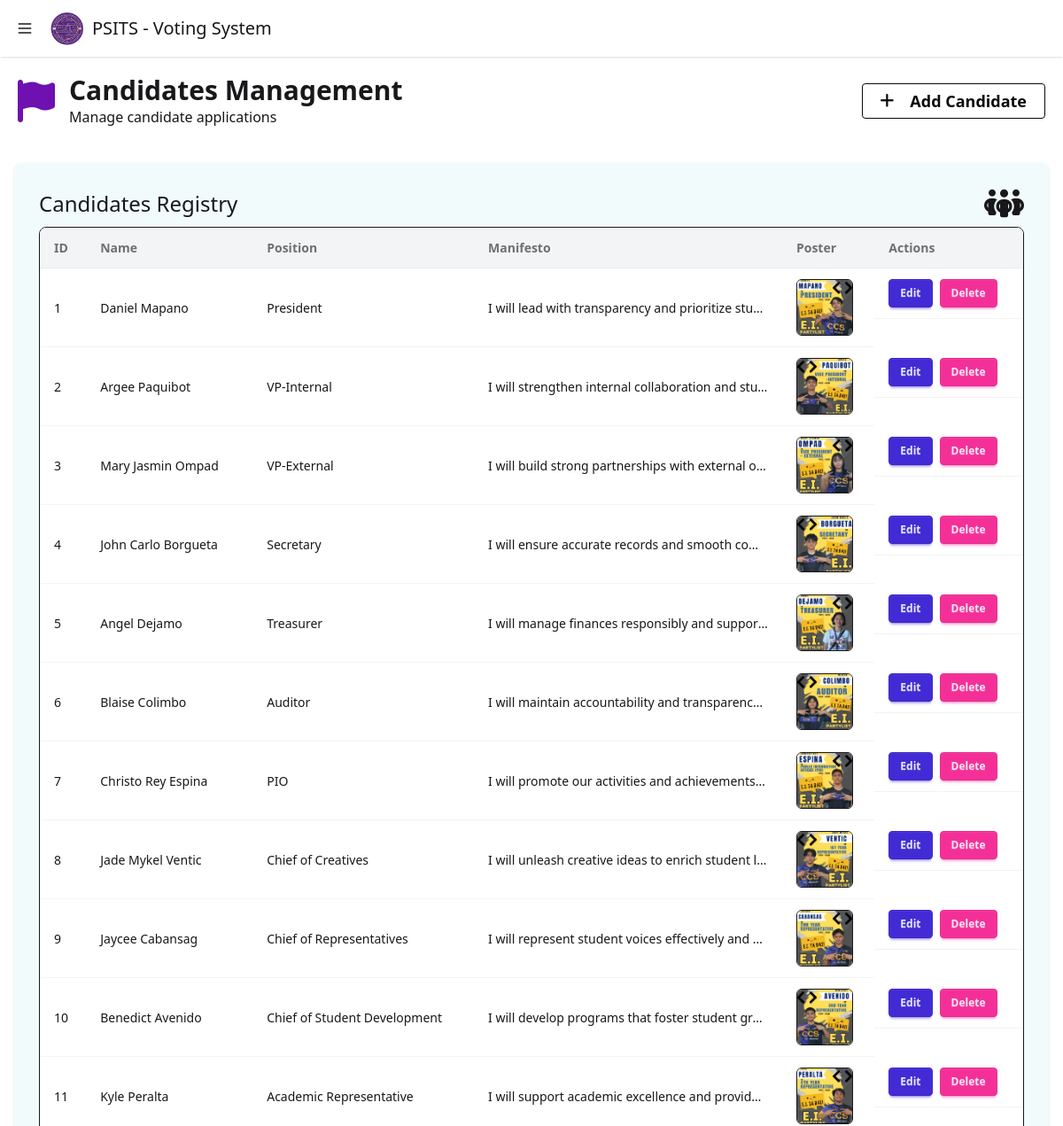
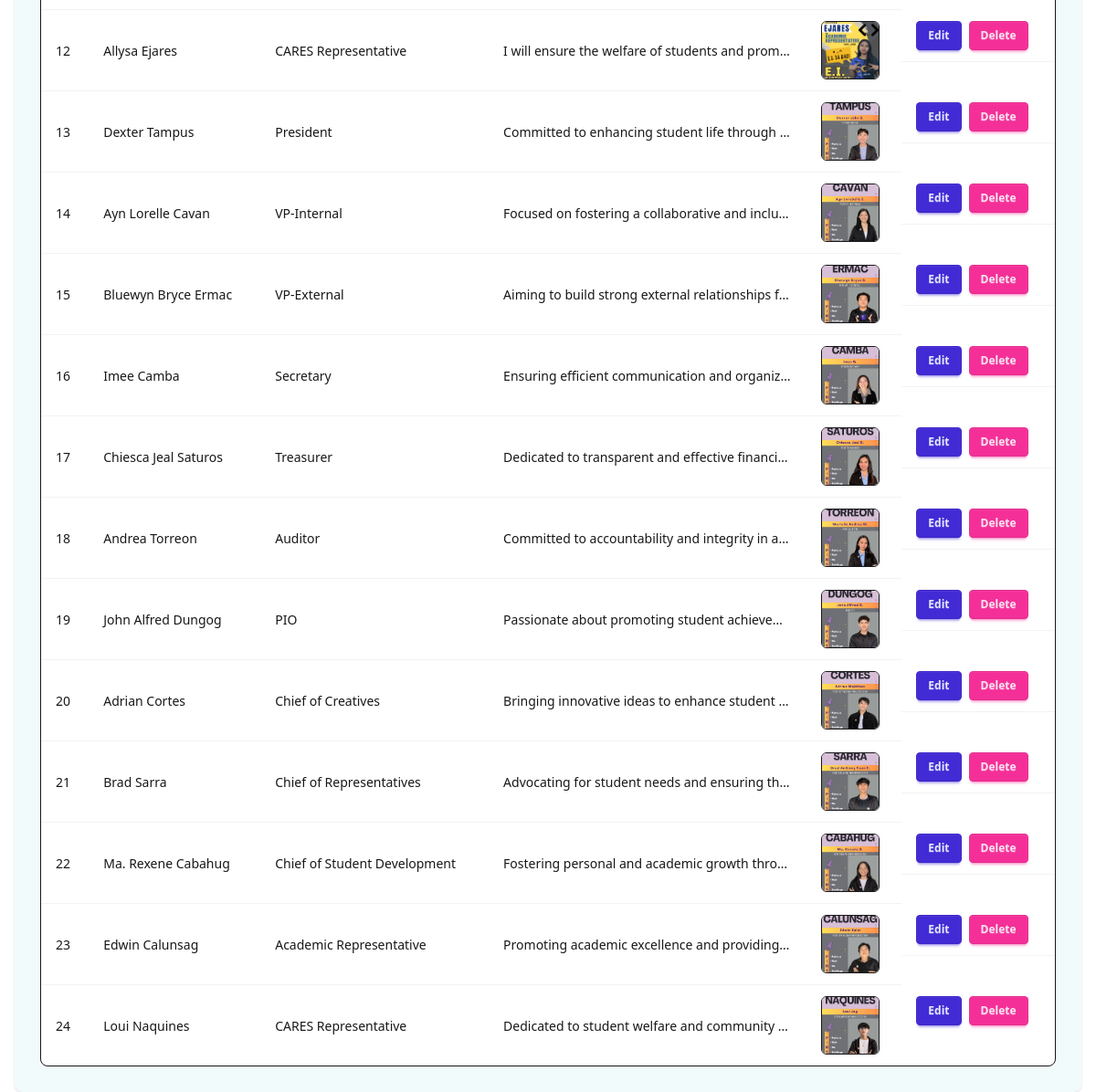
Page /admin/candidates.php on the committed database (2 pictures, top to bottom).
### tables this page shows
CREATE TABLE Candidates (
    candidate_id INT AUTO_INCREMENT PRIMARY KEY,
    name VARCHAR(100) NOT NULL,
    position_id INT NOT NULL,
    party_id INT,
    poster VARCHAR(255),
    manifesto TEXT,
    FOREIGN KEY (position_id) REFERENCES Positions(position_id)
        ON DELETE CASCADE ON UPDATE CASCADE,
    FOREIGN KEY (party_id) REFERENCES Parties(party_id)
        ON DELETE SET NULL ON UPDATE CASCADE
);

CREATE TABLE Positions (
    position_id INT AUTO_INCREMENT PRIMARY KEY,
    title VARCHAR(100) NOT NULL
);

### admin/candidates.php (the view, shortened to what this page needs)
<!DOCTYPE html>
<html lang="en">
<head>
    <link href="https://cdn.jsdelivr.net/npm/daisyui@5" rel="stylesheet" type="text/css" />
    <script src="https://cdn.jsdelivr.net/npm/@tailwindcss/browser@4"></script>
    <link
        rel="stylesheet"
        href="https://cdnjs.cloudflare.com/ajax/libs/font-awesome/6.5.2/css/all.min.css"
        integrity="sha512-SnH5WK+bZxgPHs44uWIX+... (truncated)
 />
</head>
<body>
    <div class="drawer">
        <div class="drawer-content">
            <div class="navbar bg-base-100 shadow-sm">
                <div class="flex-none">
                    <label for="my-drawer" class="btn btn-square btn-ghost drawer-button">
                        <svg xmlns="http://www.w3.org/2000/svg" fill="none" viewBox="0 0 24 24" class="inline-block h-5 w-5 stroke-current">
                            <path stroke-linecap="round" stroke-linejoin="round" stroke-width="2" d="M4 6h16M4 12h16M4 18h16"></path>
                        </svg>
                    </label>
                </div>
                <div class="flex-1">
                    <div class="flex items-center gap-2 ml-2">
                        <img src="../public/psits_logo.png" alt="psits_logo" class="h-10">
                        <h1 class="text-xl">PSITS - Voting System</h1>
                    </div>
                </div>
            </div>
            <div class="flex items-center w-full p-5 gap-4">
                <i class="fa-solid fa-flag text-5xl text-purple-800"></i>
                <div class="flex-1">
                    <h1 class="text-3xl font-[700]">Candidates Management</h1>
                    <p>Manage candidate applications</p>
                </div>
                <div class="flex gap-4">
                    <button id="add_btn" class="btn btn-outline btn-neutral text-lg px-5">
                        <i class="fa-solid fa-plus mr-3"></i>
                        <h1>Add Candidate</h1>
                    </button>
                </div>
            </div>
            <div class="card min-w-120 bg-[#F1FBFB] card-xs shadow-sm p-5 mx-4 mt-5">
                <div class="card-body">
                    <div class="w-full flex justify-between items-center">
                        <h1 class="text-2xl">
                            Candidates Registry
                        </h1>
                        <i class="fa-solid fa-people-group text-4xl"></i>
                    </div>
                    <div class="overflow-x-auto bg-white rounded-lg border">
                        <table class="table w-full">
                            <thead class="bg-gray-100">
                                <tr>
                                    <th>ID</th>
                                    <th>Name</th>
                                    <th>Position</th>
                                    <th>Manifesto</th>
                                    <th>Poster</th>
                                    <th>Actions</th>
                                </tr>
                            </thead>
                            <tbody>
                                <?php
                                include "../db_connect.php";
                                $sql = "
SELECT
    c.candidate_id,
    c.name as candidate_name,
    pos.title AS position_name,
    pa.party_name,
    c.manifesto,
    c.poster
FROM Candidates c
JOIN Positions pos ON c.position_id = pos.position_id
JOIN Parties pa ON c.party_id = pa.party_id
";
                                $result = $conn->query($sql);
                                if ($result->num_rows > 0) {
                                    while ($row = $result->fetch_assoc()) {
                                        echo "<tr>";
                                        echo "<td>{$row['candidate_id']}</td>";
                                        echo "<td>{$row['candidate_name']}</td>";
                                        echo "<td>{$row['position_name']}</td>";
                                        echo "<td class='max-w-xs truncate'>{$row['manifesto']}</td>";
                                        echo "<td><img src='../public/{$row['poster']}' alt='Poster' class='w-16 h-16 object-cover rounded-md border'></td>";
                                        echo "<td class='flex gap-2'>
                <button class='btn btn-primary btn-sm edit-btn' data-id='{$row['candidate_id']}'>Edit</button>
                <button class='btn btn-secondary btn-sm delete-btn' data-id='{$row['candidate_id']}'>Delete</button>
              </td>";
                                        echo "</tr>";
                                    }
                                } else {
                                    echo "<tr><td colspan='6' class='text-center'>No candidates registered yet.</td></tr>";
                                }
                                ?>
                            </tbody>
                        </table>
                    </div>
                </div>
            </div>
        </div>
    </div>
</body>
</html>

### rows in the picture
candidates: candidate_id "1", name "Daniel Mapano", position.title "President", manifesto "I will lead with transparency and prioritize stu…", poster (picture)
candidates: candidate_id "2", name "Argee Paquibot", position.title "VP-Internal", manifesto "I will strengthen internal collaboration and stu…", poster (picture)
candidates: candidate_id "3", name "Mary Jasmin Ompad", position.title "VP-External", manifesto "I will build strong partnerships with external o…", poster (picture)
candidates: candidate_id "4", name "John Carlo Borgueta", position.title "Secretary", manifesto "I will ensure accurate records and smooth co…", poster (picture)
candidates: candidate_id "5", name "Angel Dejamo", position.title "Treasurer", manifesto "I will manage finances responsibly and suppor…", poster (picture)
candidates: candidate_id "6", name "Blaise Colimbo", position.title "Auditor", manifesto "I will maintain accountability and transparenc…", poster (picture)
candidates: candidate_id "7", name "Christo Rey Espina", position.title "PIO", manifesto "I will promote our activities and achievements…", poster (picture)
candidates: candidate_id "8", name "Jade Mykel Ventic", position.title "Chief of Creatives", manifesto "I will unleash creative ideas to enrich student l…", poster (picture)
candidates: candidate_id "9", name "Jaycee Cabansag", position.title "Chief of Representatives", manifesto "I will represent student voices effectively and…", poster (picture)
candidates: candidate_id "10", name "Benedict Avenido", position.title "Chief of Student Development", manifesto "I will develop programs that foster student gr…", poster (picture)
candidates: candidate_id "11", name "Kyle Peralta", position.title "Academic Representative", manifesto "I will support academic excellence and provid…", poster (picture)
candidates: candidate_id "12", name "Allysa Ejares", position.title "CARES Representative", manifesto "I will ensure the welfare of students and prom…", poster (picture)
candidates: candidate_id "13", name "Dexter Tampus", position.title "President", manifesto "Committed to enhancing student life through…", poster (picture)
candidates: candidate_id "14", name "Ayn Lorelle Cavan", position.title "VP-Internal", manifesto "Focused on fostering a collaborative and inclu…", poster (picture)
candidates: candidate_id "15", name "Bluewyn Bryce Ermac", position.title "VP-External", manifesto "Aiming to build strong external relationships f…", poster (picture)
candidates: candidate_id "16", name "Imee Camba", position.title "Secretary", manifesto "Ensuring efficient communication and organiz…", poster (picture)
candidates: candidate_id "17", name "Chiesca Jeal Saturos", position.title "Treasurer", manifesto "Dedicated to transparent and effective financi…", poster (picture)
candidates: candidate_id "18", name "Andrea Torreon", position.title "Auditor", manifesto "Committed to accountability and integrity in a…", poster (picture)
candidates: candidate_id "19", name "John Alfred Dungog", position.title "PIO", manifesto "Passionate about promoting student achieve…", poster (picture)
candidates: candidate_id "20", name "Adrian Cortes", position.title "Chief of Creatives", manifesto "Bringing innovative ideas to enhance student…", poster (picture)
candidates: candidate_id "21", name "Brad Sarra", position.title "Chief of Representatives", manifesto "Advocating for student needs and ensuring th…", poster (picture)
candidates: candidate_id "22", name "Ma. Rexene Cabahug", position.title "Chief of Student Development", manifesto "Fostering personal and academic growth thro…", poster (picture)
candidates: candidate_id "23", name "Edwin Calunsag", position.title "Academic Representative", manifesto "Promoting academic excellence and providing…", poster (picture)
candidates: candidate_id "24", name "Loui Naquines", position.title "CARES Representative", manifesto "Dedicated to student welfare and community…", poster (picture)
